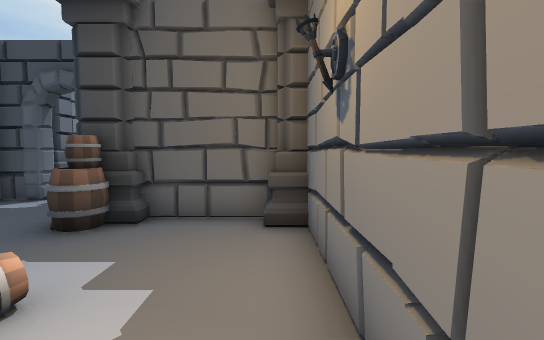
View 1 (above)

16 first-person views from a walk through a 3-D level made in the Unity game engine. The camera is 1.5 m above the floor, tilts 4° down and sees 85° across. The floor is counted in squares, 1 m on a side. Each view is taken from the middle of a square. On the plan, view 1 faces up. The plan holds only what a view shows up to about 15 squares ahead; the rest is blank. The place goes on beyond the plan. The player is left out. Some animated figures are not drawn. Door leaves are left out, so doorways stand open.

View 2
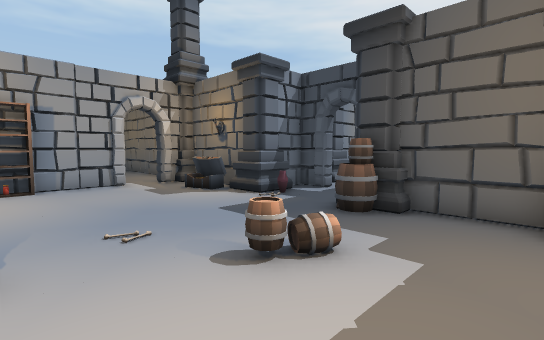

View 3
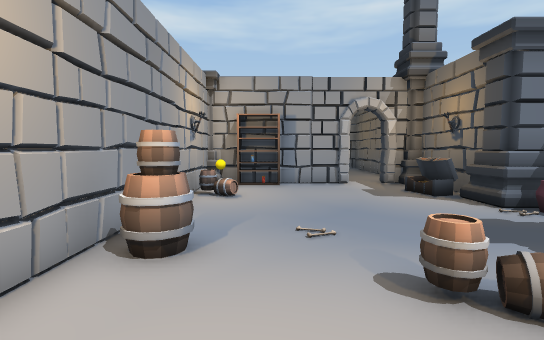

View 4
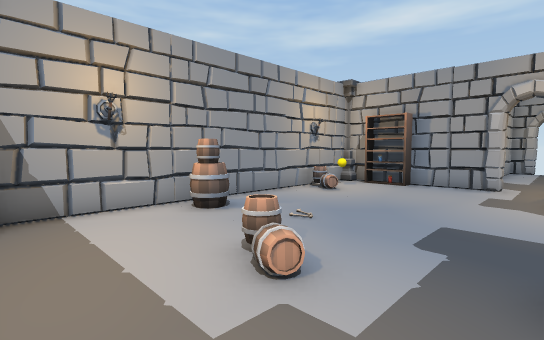

View 5
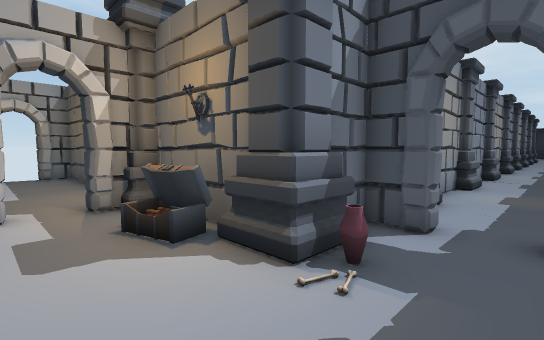

View 6
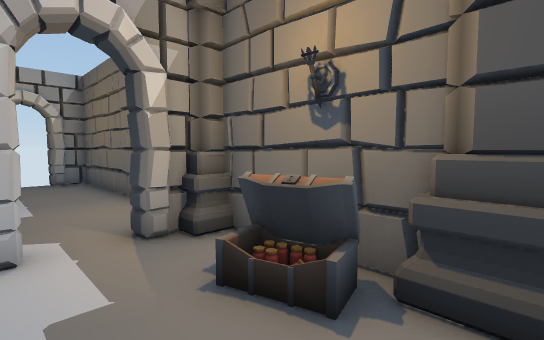

View 7
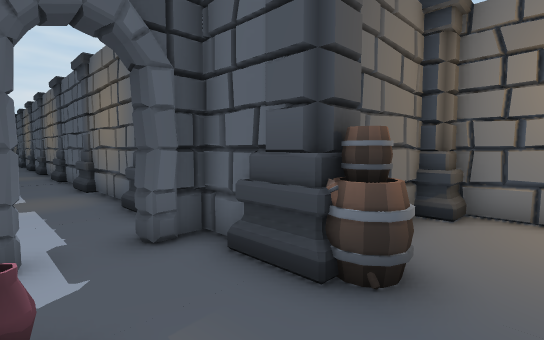

View 8
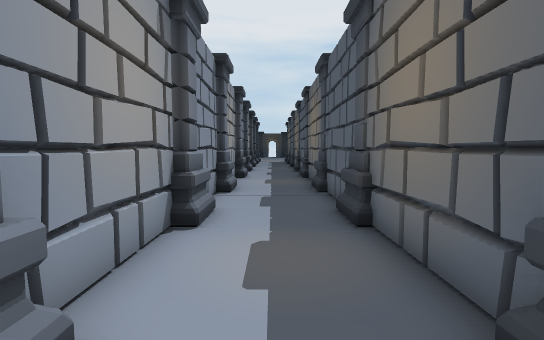

View 9
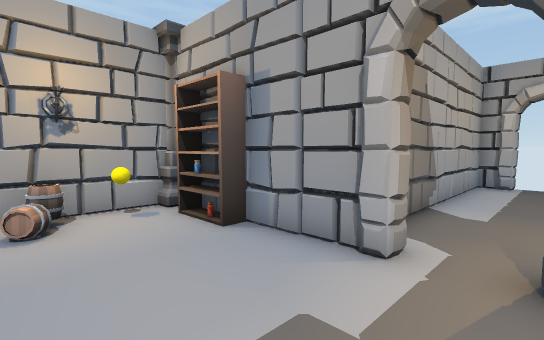

View 10
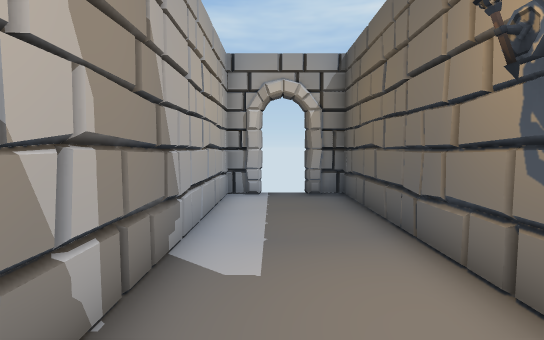

View 11
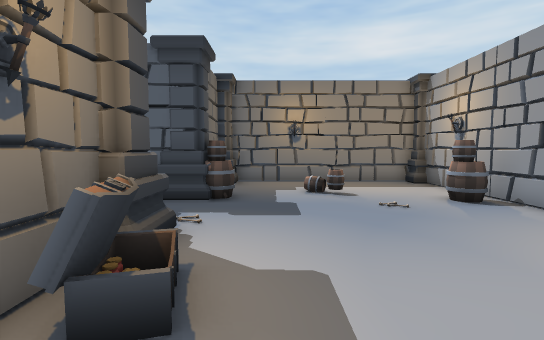

View 12
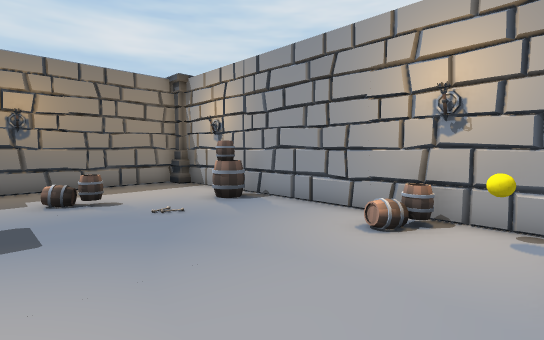

View 13
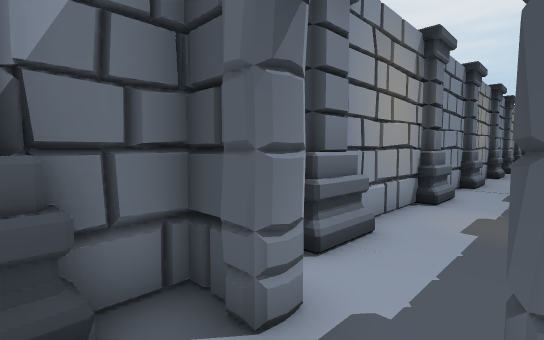

View 14
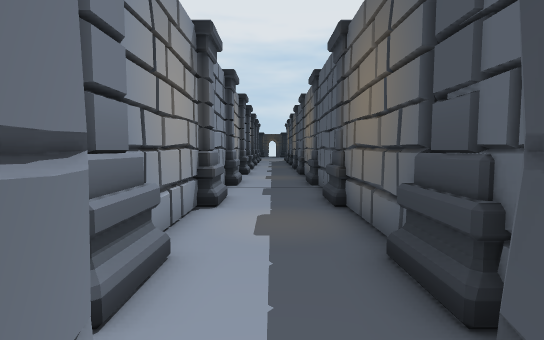

View 15
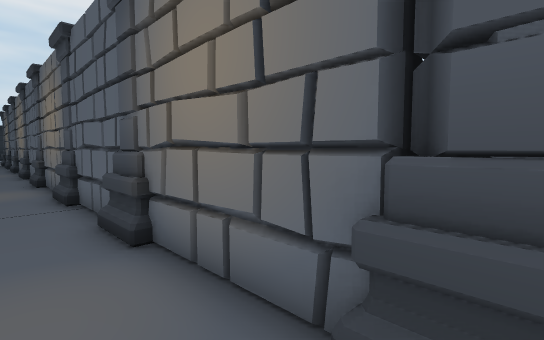

View 16
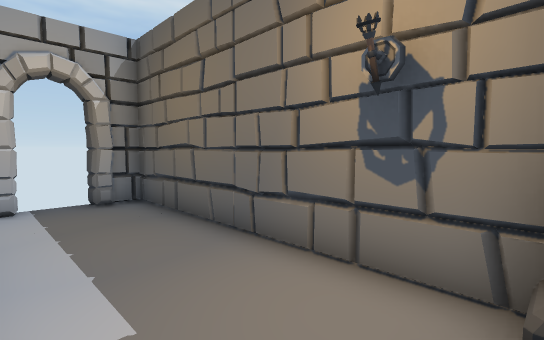

### Floor plan
Ten units are one square. View 1 is at (0, 0); x grows to the right and y downward. Boxes are objects, and circles mark ways between rooms. Rooms are numbered by the first view taken in them; rooms with no view inside come last. Other rooms are left out.
<svg viewBox="-236 -220 248 252">
<path fill="none" stroke="#000" d="M-41 -70 -41 -86 -51 -86M-66 -86 -79 -86 -79 -73M-114 -64 -128 -64M-130 -33 -130 -4M-3 -64 -26 -64M-130 15 -130 27 1 27M-130 -57 -130 -49M7 25 7 -59M-51 -86 -52 -89M-79 -159 -79 -119M-41 -119 -41 -206M-79 -204 -79 -178M-41 -102 -41 -109M-53 -86 -51 -92M-140 -64 -228 -64 -228 -52 -231 -51M-228 -36 -228 -25 -145 -25M-130 -49 -133 -48M-133 -34 -130 -33"/>
<rect x="-135" y="5" width="10" height="10" fill="#bbb"><title>other object</title></rect>
<rect x="-135" y="-5" width="10" height="10" fill="#bbb"><title>other object</title></rect>
<rect x="-125" y="5" width="10" height="10" fill="#bbb"><title>other object</title></rect>
<rect x="-115" y="15" width="10" height="10" fill="#bbb"><title>other object</title></rect>
<rect x="-115" y="-55" width="10" height="10" fill="#bbb"><title>other object</title></rect>
<rect x="-115" y="-65" width="10" height="10" fill="#bbb"><title>other object</title></rect>
<rect x="-105" y="15" width="10" height="10" fill="#bbb"><title>other object</title></rect>
<rect x="-105" y="-55" width="10" height="10" fill="#bbb"><title>other object</title></rect>
<rect x="-105" y="-65" width="10" height="10" fill="#bbb"><title>other object</title></rect>
<rect x="-95" y="-65" width="20" height="10" fill="#bbb"><title>other object</title></rect>
<rect x="-75" y="-65" width="10" height="10" fill="#bbb"><title>other object</title></rect>
<rect x="-55" y="15" width="10" height="10" fill="#bbb"><title>other object</title></rect>
<rect x="-55" y="-65" width="10" height="10" fill="#bbb"><title>other object</title></rect>
<rect x="-45" y="5" width="10" height="20" fill="#bbb"><title>other object</title></rect>
<rect x="-45" y="-55" width="10" height="10" fill="#bbb"><title>other object</title></rect>
<rect x="-45" y="-65" width="10" height="10" fill="#bbb"><title>other object</title></rect>
<rect x="-35" y="-25" width="10" height="10" fill="#bbb"><title>other object</title></rect>
<rect x="-35" y="-65" width="10" height="10" fill="#bbb"><title>other object</title></rect>
<rect x="-5" y="-65" width="10" height="10" fill="#bbb"><title>other object</title></rect>
<rect x="-85" y="-215" width="20" height="10" fill="#bbb"><title>other object</title></rect>
<rect x="-145" y="-65" width="10" height="10" fill="#bbb"><title>other object</title></rect>
<circle cx="-55" cy="-90" r="3" fill="#2a7"/>
<circle cx="-125" cy="-50" r="3" fill="#2a7"/>
<circle cx="-130" cy="-40" r="3" fill="#2a7"/>
<text x="-60" y="-20">1</text>
<text x="-60" y="-160">2</text>
<text x="-180" y="-40">3</text>
</svg>
Room 1 opens to room 2. Room 1 opens to room 3.

Where each view was taken, in squares from view 1:
view 1: 0 up, 0 right, facing up
view 2: 1 down, 0 right, facing up-left
view 3: 0 up, 0 right, facing left
view 4: 5 up, 0 right, facing down-left
view 5: 3 up, 5 left, facing up-left
view 6: 3 up, 8 left, facing up-left
view 7: 4 up, 7 left, facing up-right
view 8: 10 up, 6 left, facing up
view 9: 5 up, 9 left, facing down-left
view 10: 4 up, 13 left, facing left
view 11: 4 up, 13 left, facing right
view 12: 4 up, 12 left, facing down-right
view 13: 7 up, 5 left, facing up-left
view 14: 8 up, 6 left, facing up
view 15: 11 up, 6 left, facing up-right
view 16: 3 up, 14 left, facing up-left
